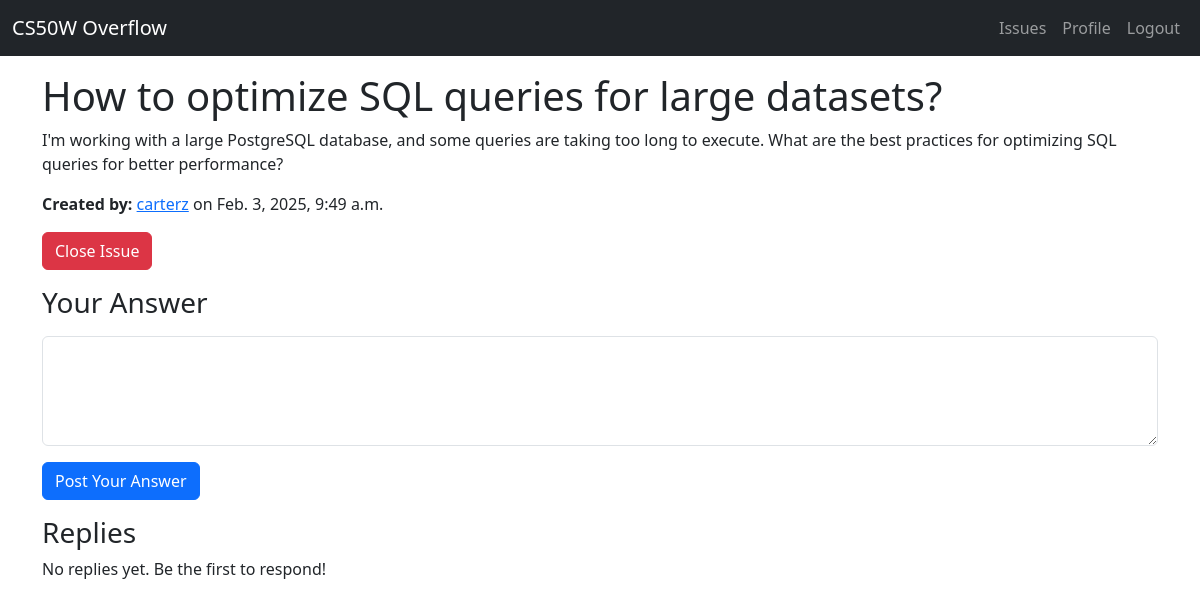
Screenshot of /issue/6/ (signed in) with the database file from the repository.
### qna/models.py (models this page shows, shortened)
class Issue(models.Model):
    title = models.CharField(max_length=200)
    description = models.TextField()
    author = models.ForeignKey(User, on_delete=models.CASCADE)
    created_at = models.DateTimeField(auto_now_add=True)
    is_solved = models.BooleanField(default=False)
    tags = models.CharField(max_length=100, blank=True)

### qna/views.py (the view)
# urls.py: path('issue/<int:issue_id>/', views.issue_detail, name='issue_detail'),
@login_required(login_url='/login/')
def issue_detail(request, issue_id):
    issue = get_object_or_404(Issue, id=issue_id)
    replies = issue.replies.all().order_by('-upvotes')
    if request.method == 'POST':
        form = ReplyForm(request.POST)
        if form.is_valid():
            reply = form.save(commit=False)
            reply.issue = issue
            reply.author = request.user
            reply.save()
            return redirect('issue_detail', issue_id=issue.id)
    else:
        form = ReplyForm()
    return render(request, 'qna/issue_detail.html', {'issue': issue, 'replies': replies, 'form': form})

### qna/forms.py
class ReplyForm(forms.ModelForm):
    class Meta:
        model = Reply
        fields = ['content']

### qna/templates/qna/issue_detail.html (shortened to what this page needs)
{% extends 'qna/layout.html' %}
{% load static %}
{% block content %}
    <div class="mt-3">
        <h1>{{ issue.title }}</h1>
        <p>{{ issue.description }}</p>
        <p><strong>Created by:</strong> <a href="{% url 'profile' issue.author.username %}">{{ issue.author.username }}</a> on {{ issue.created_at }}</p>
        {% if issue.author == user and not issue.is_solved %}
            <form action="{% url 'close_issue' issue.id %}" method="post">
                <button type="submit" class="btn btn-danger mb-3">Close Issue</button>
            </form>
        {% endif %}
        {% if not issue.is_solved %}
            <h3>Your Answer</h3>
            <form method="POST">
                <div class="form-group mt-3">
                    <textarea class="form-control" id="content" name="content" rows="4" required>{{ request.POST.content }}</textarea>
                </div>
                <button type="submit" class="btn btn-primary my-3">Post Your Answer</button>
            </form>
        {% else %}
            <p>This issue has been solved and is now closed.</p>
        {% endif %}
        <h3>Replies</h3>
        {% for reply in replies %}
            <div class="card mb-3">
                <div class="card-body">
                    <p class="card-text">{{ reply.content|linebreaks }}</p>
                    <div class="d-flex justify-content-between align-items-center">
                        <div>
                            <p class="mb-0"><strong>Replied by:</strong>
                                <a href="{% url 'profile' reply.author.username %}">{{ reply.author.username }}</a>
                            </p>
                            <p class="mb-0 text-muted upvotes">Upvotes: {{ reply.upvotes }}</p>
                            <p class="mb-0 text-muted downvotes">Downvotes: {{ reply.downvotes }}</p>
                        </div>
                        <div>
                            <a href="{% url 'vote' reply.id 'up' %}" class="btn btn-success btn-sm vote-btn">
                                <svg xmlns="http://www.w3.org/2000/svg" width="16" height="16" fill="currentColor" class="bi bi-arrow-up" viewBox="0 0 16 16">
                                    <path fill-rule="evenodd" d="M8 15a.5.5 0 0 0 .5-.5V2.707l3.146 3.147a.5.5 0 0 0 .708-.708l-4-4a.5.5 0 0 0-.708 0l-4 4a.5.5 0 1 0 .708.708L7.5 2.707V14.5a.5.5 0 0 0 .5.5"/>
                                </svg>
                            </a>
                            <a href="{% url 'vote' reply.id 'down' %}" class="btn btn-danger btn-sm vote-btn">
                                <svg xmlns="http://www.w3.org/2000/svg" width="16" height="16" fill="currentColor" class="bi bi-arrow-down" viewBox="0 0 16 16">
                                    <path fill-rule="evenodd" d="M8 1a.5.5 0 0 1 .5.5v11.793l3.146-3.147a.5.5 0 0 1 .708.708l-4 4a.5.5 0 0 1-.708 0l-4-4a.5.5 0 0 1 .708-.708L7.5 13.293V1.5A.5.5 0 0 1 8 1"/>
                                </svg>
                            </a>
                        </div>
                    </div>
                </div>
            </div>
        {% empty %}
            <p>No replies yet. Be the first to respond!</p>
        {% endfor %}
    </div>
{% endblock %}

### rows the page displays
Issue: title "How to optimize SQL queries for large datasets?", description "I'm working with a large PostgreSQL database, and some queries are taking too long to execute. What are the best practices for optimizing SQL queries for better performance?", author.username "carterz", created_at "Feb. 3, 2025, 9:49 a.m."
